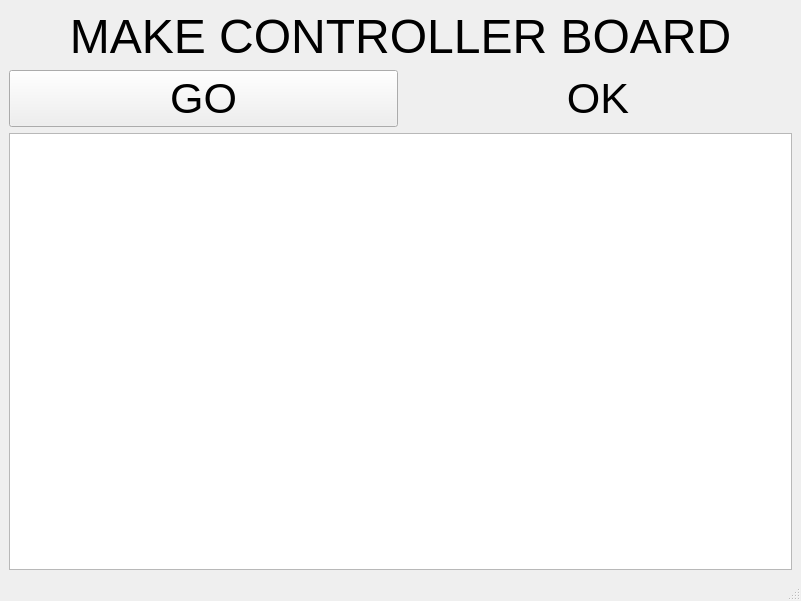
<ui version="4.0" >
 <author></author>
 <comment></comment>
 <exportmacro></exportmacro>
 <class>CTest</class>
 <widget class="QMainWindow" name="CTest" >
  <property name="geometry" >
   <rect>
    <x>0</x>
    <y>0</y>
    <width>801</width>
    <height>601</height>
   </rect>
  </property>
  <property name="windowTitle" >
   <string>Controller Tester</string>
  </property>
  <widget class="QWidget" name="centralwidget" >
   <layout class="QGridLayout" >
    <property name="margin" >
     <number>9</number>
    </property>
    <property name="spacing" >
     <number>6</number>
    </property>
    <item row="0" column="0" colspan="2" >
     <widget class="QLabel" name="label" >
      <property name="font" >
       <font>
        <family>MS Shell Dlg 2</family>
        <pointsize>36</pointsize>
        <weight>50</weight>
        <italic>false</italic>
        <bold>false</bold>
        <underline>false</underline>
        <strikeout>false</strikeout>
       </font>
      </property>
      <property name="text" >
       <string>MAKE CONTROLLER BOARD</string>
      </property>
      <property name="alignment" >
       <set>Qt::AlignCenter</set>
      </property>
     </widget>
    </item>
    <item row="2" column="0" colspan="2" >
     <widget class="QTextEdit" name="testOutput" >
      <property name="font" >
       <font>
        <family>MS Shell Dlg 2</family>
        <pointsize>18</pointsize>
        <weight>50</weight>
        <italic>false</italic>
        <bold>false</bold>
        <underline>false</underline>
        <strikeout>false</strikeout>
       </font>
      </property>
     </widget>
    </item>
    <item row="1" column="1" >
     <widget class="QLabel" name="statusLabel" >
      <property name="font" >
       <font>
        <family>MS Shell Dlg 2</family>
        <pointsize>32</pointsize>
        <weight>50</weight>
        <italic>false</italic>
        <bold>false</bold>
        <underline>false</underline>
        <strikeout>false</strikeout>
       </font>
      </property>
      <property name="autoFillBackground" >
       <bool>false</bool>
      </property>
      <property name="text" >
       <string>OK</string>
      </property>
      <property name="alignment" >
       <set>Qt::AlignCenter</set>
      </property>
     </widget>
    </item>
    <item row="1" column="0" >
     <widget class="QPushButton" name="goButton" >
      <property name="font" >
       <font>
        <family>MS Shell Dlg 2</family>
        <pointsize>32</pointsize>
        <weight>50</weight>
        <italic>false</italic>
        <bold>false</bold>
        <underline>false</underline>
        <strikeout>false</strikeout>
       </font>
      </property>
      <property name="text" >
       <string>GO</string>
      </property>
     </widget>
    </item>
   </layout>
  </widget>
  <widget class="QMenuBar" name="menubar" >
   <property name="geometry" >
    <rect>
     <x>0</x>
     <y>0</y>
     <width>801</width>
     <height>25</height>
    </rect>
   </property>
  </widget>
  <widget class="QStatusBar" name="statusbar" />
 </widget>
 <pixmapfunction></pixmapfunction>
 <resources/>
 <connections/>
</ui>
